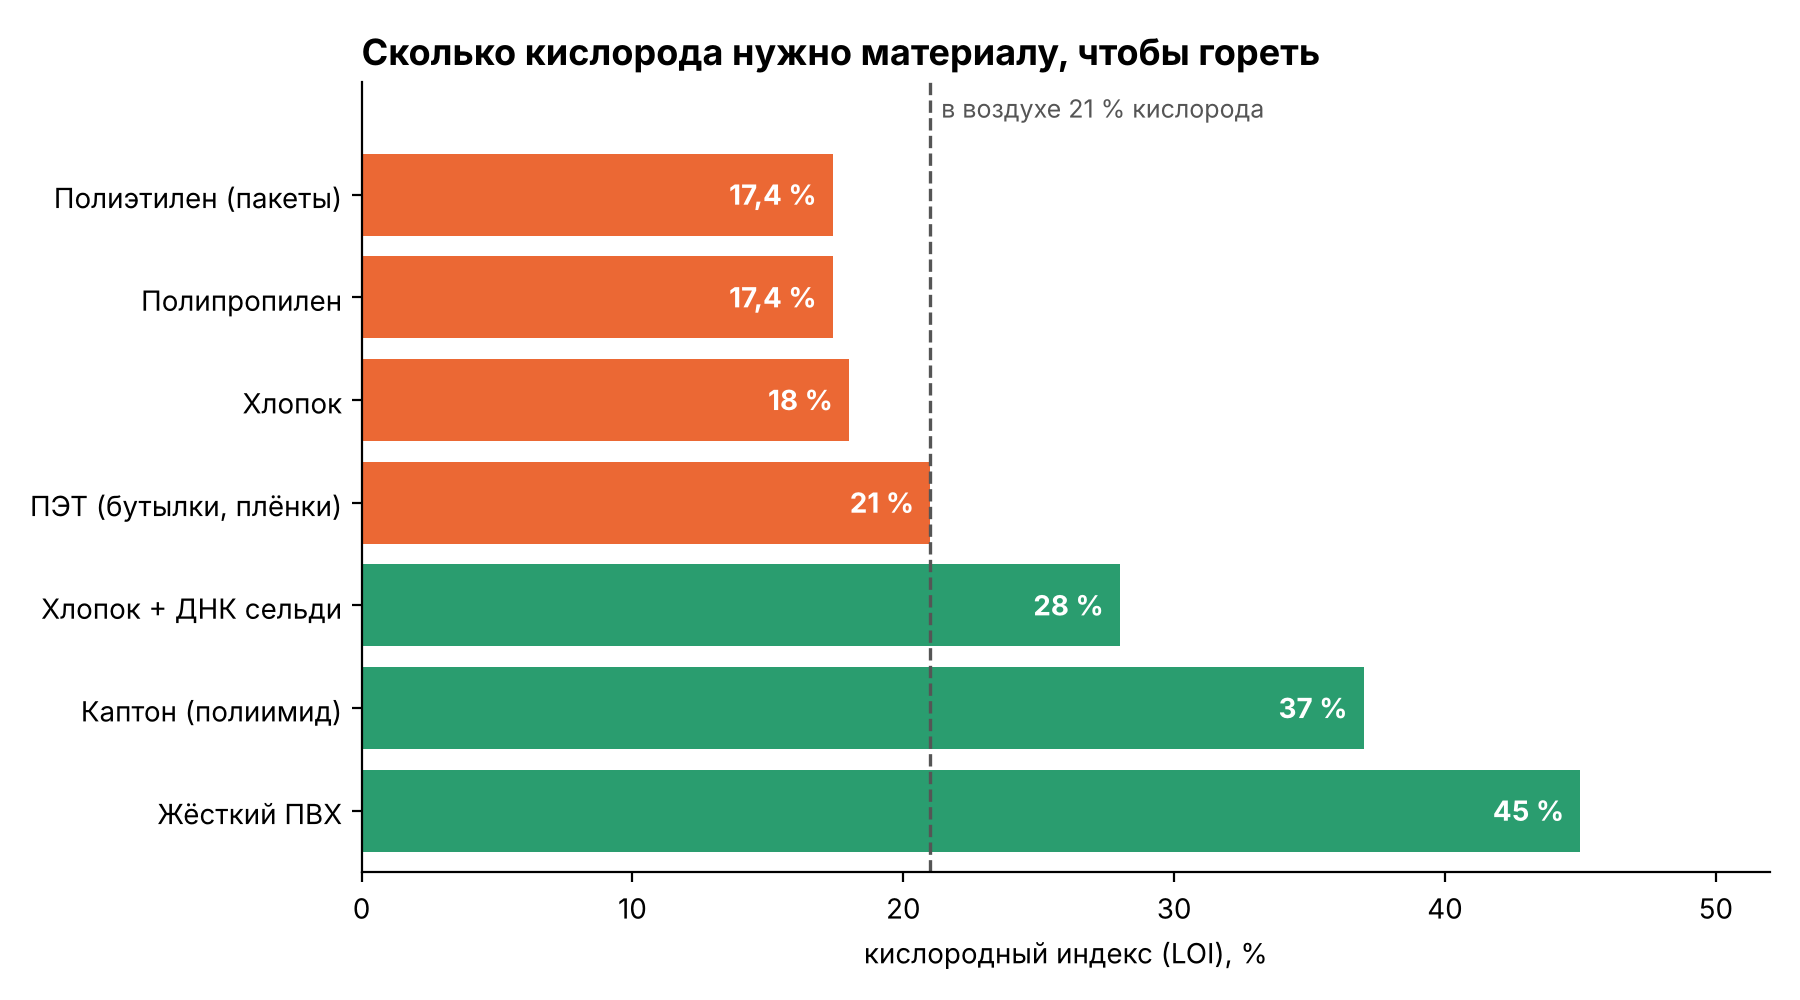

This figure's Python source:
"""График: кислородный индекс (LOI) распространённых плёнок и материалов.
LOI — минимальная доля кислорода (%), при которой материал ещё горит. В воздухе 21 %.
Значения — из справочников и статей (см. список источников в zashchita.md)."""
import matplotlib
matplotlib.use("Agg")
import matplotlib.pyplot as plt

data = [  # (название, LOI %)
    ("Полиэтилен (пакеты)", 17.4),
    ("Полипропилен", 17.4),
    ("Хлопок", 18),
    ("ПЭТ (бутылки, плёнки)", 21),
    ("Хлопок + ДНК сельди", 28),
    ("Каптон (полиимид)", 37),
    ("Жёсткий ПВХ", 45),
]
names, vals = zip(*data)
cols = ["#eb6834" if v <= 21 else "#2a9d6f" for v in vals]
fig, ax = plt.subplots(figsize=(9, 5), dpi=200)
bars = ax.barh(names, vals, color=cols)
ax.set_ylim(6.6, -1.1)
for b, v in zip(bars, vals):
    ax.text(v - 0.6, b.get_y() + b.get_height()/2, f"{v:g} %".replace(".", ","), va="center", ha="right",
            fontsize=10, color="white", weight="bold")
ax.axvline(21, color="#555", ls="--", lw=1.2)
ax.text(21.4, -0.75, "в воздухе 21 % кислорода", fontsize=9, color="#555")
ax.set_xlim(0, 52)
ax.set_xlabel("кислородный индекс (LOI), %")
ax.set_title("Сколько кислорода нужно материалу, чтобы гореть", loc="left", fontsize=13, weight="bold")
for s in ("top", "right"): ax.spines[s].set_visible(False)
fig.tight_layout(); fig.savefig("chart_loi.png")
print("ok")
